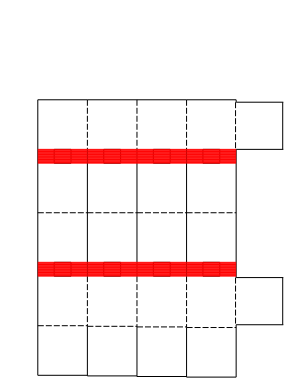

Recreate this plot in Python.
import svgwrite
from svgwrite import cm, mm

corelDrawX4Ratio = float(40)/125
ratio = corelDrawX4Ratio

side = 44.5 * ratio
num_sides = 4
num_panels = 6
thickness=0.5 * ratio

length = side*num_panels + (4*thickness)
num_cuts = 10
cut_width = 0.6 * ratio
cut_ratio = 1.0
spring_width = side*cut_ratio/2
dash_length = [6,2]

dwg = svgwrite.Drawing(filename='lower_base.svg', debug=True)
cuts = dwg.g(id='cuts', stroke='black')
scores = dwg.g(id='scores', stroke='red')
dwg.add(cuts)
dwg.add(scores)

def basic_box():
	start_x = 10
	end_x = 0
	top_cut = 0
	bottom_cut = 0
	reference_height = 3*side+thickness
	for i in range(num_sides):
		end_x = start_x + side
		(top_cut,bottom_cut) = addSide(dwg,start_x,end_x,i,reference_height)
		start_x = start_x + side
	lastSide(dwg,start_x,top_cut,bottom_cut,reference_height)
	dwg.save()

def addSide(dwg,start_x,end_x,count,reference_height):
	#All sides meet at the hinges, so we take the top hinge as the reference
	top_hinges = []
	top_hinges_bottom = 0
	top_hinges_top = reference_height
	for i in range(num_cuts):
		top_hinges_bottom = reference_height + (i*cut_width)
		top_hinges.append(top_hinges_bottom)
	top_fold = top_hinges_top - side
	mid_hinge = top_hinges_bottom + side
	bottom_hinges = []
	bottom_hinge_top = mid_hinge + side
	for i in range(num_cuts):
		bottom_hinge_bottom = bottom_hinge_top + (i*cut_width)
		bottom_hinges.append(bottom_hinge_bottom)
	bottom_fold = bottom_hinge_bottom + side + (count) * thickness
	bottom_cut = bottom_fold + side

	cuts_arr = []
	dashes_arr = []
	scores_arr = []
	extra_top_cut = 0
	extra_bottom_cut = 0
	#Add extra weight balancing flap for the first side

	cuts_arr = [top_fold,bottom_cut]
	dashes_arr += [mid_hinge,bottom_fold]
	scores_arr = top_hinges+bottom_hinges

	for y in cuts_arr:
		cuts.add(dwg.line(start=(start_x*mm,y*mm), end=(end_x*mm,y*mm)))
	for y in scores_arr:
		scores.add(dwg.line(start=(start_x*mm,y*mm), end=(end_x*mm,y*mm)))
	for y in dashes_arr:
		cuts.add(dwg.line(start=(start_x*mm,y*mm), end=(end_x*mm,y*mm))).dasharray(dash_length)

	#If this is the first side, then cut otherwise score
	if count == 0:
		cuts.add(dwg.line(start=(start_x*mm,top_fold*mm), end=(start_x*mm,bottom_cut*mm)))
	else:
		cuts.add(dwg.line(start=(start_x*mm,top_fold*mm), end=(start_x*mm,top_hinges_top*mm))).dasharray(dash_length)
		cuts.add(dwg.line(start=(start_x*mm,top_hinges_top*mm), end=(start_x*mm,bottom_hinge_bottom*mm)))
		cuts.add(dwg.line(start=(start_x*mm,bottom_hinge_bottom*mm), end=(start_x*mm,bottom_fold*mm))).dasharray(dash_length)
		cuts.add(dwg.line(start=(start_x*mm,top_fold*mm), end=(start_x*mm,top_fold*mm)))
		cuts.add(dwg.line(start=(start_x*mm,bottom_fold*mm), end=(start_x*mm,bottom_cut*mm)))

	elasticity_control_cutout_left = start_x + spring_width
	elasticity_control_cutout_right = start_x + side - spring_width

	cuts.add(dwg.line(start=(elasticity_control_cutout_left*mm,top_hinges_bottom*mm), end=(elasticity_control_cutout_right*mm,top_hinges_bottom*mm)))
	cuts.add(dwg.line(start=(elasticity_control_cutout_left*mm,top_hinges_top*mm), end=(elasticity_control_cutout_right*mm,top_hinges_top*mm)))

	cuts.add(dwg.line(start=(elasticity_control_cutout_left*mm,top_hinges_bottom*mm), end=(elasticity_control_cutout_left*mm,top_hinges_top*mm)))
	cuts.add(dwg.line(start=(elasticity_control_cutout_right*mm,top_hinges_bottom*mm), end=(elasticity_control_cutout_right*mm,top_hinges_top*mm)))

	cuts.add(dwg.line(start=(elasticity_control_cutout_left*mm,bottom_hinge_bottom*mm), end=(elasticity_control_cutout_right*mm,bottom_hinge_bottom*mm)))
	cuts.add(dwg.line(start=(elasticity_control_cutout_left*mm,bottom_hinge_top*mm), end=(elasticity_control_cutout_right*mm,bottom_hinge_top*mm)))

	cuts.add(dwg.line(start=(elasticity_control_cutout_left*mm,bottom_hinge_bottom*mm), end=(elasticity_control_cutout_left*mm,bottom_hinge_top*mm)))
	cuts.add(dwg.line(start=(elasticity_control_cutout_right*mm,bottom_hinge_bottom*mm), end=(elasticity_control_cutout_right*mm,bottom_hinge_top*mm)))


	return (top_fold,bottom_cut)


def lastSide(dwg,start_x,top_cut,bottom_cut,reference_height):
	#Add tabs
	tab_length = side - (thickness*num_sides)
	end_x = start_x + tab_length

	inner_flap_start_x = start_x - thickness
	outer_flap_start_x = start_x + thickness
	inner_flap_end_x = inner_flap_start_x + tab_length
	outer_flap_end_x = outer_flap_start_x + tab_length

	top_hinge = reference_height
	top_tab_bottom = top_hinge
	top_tab_top = top_tab_bottom - tab_length
	bottom_tab_top = top_hinge + side + side + (num_cuts*cut_width*2)
	bottom_tab_bottom = bottom_tab_top + tab_length

	arr = [top_tab_top,top_tab_bottom,bottom_tab_top,bottom_tab_bottom]
	for y in arr:
		cuts.add(dwg.line(start=(start_x*mm,y*mm), end=((end_x*mm,y*mm))))

	cuts.add(dwg.line(start=(inner_flap_end_x*mm,top_tab_top*mm), end=((inner_flap_end_x*mm,top_tab_bottom*mm))))
	cuts.add(dwg.line(start=(inner_flap_end_x*mm,bottom_tab_top*mm), end=((inner_flap_end_x*mm,bottom_tab_bottom*mm))))
	cuts.add(dwg.line(start=(inner_flap_start_x*mm,top_tab_top*mm), end=((inner_flap_start_x*mm,top_tab_bottom*mm)))).dasharray(dash_length)
	cuts.add(dwg.line(start=(inner_flap_start_x*mm,bottom_tab_top*mm), end=((inner_flap_start_x*mm,bottom_tab_bottom*mm)))).dasharray(dash_length)

	cuts.add(dwg.line(start=(start_x*mm,top_cut*mm), end=((start_x*mm,top_tab_top*mm))))
	cuts.add(dwg.line(start=(start_x*mm,bottom_cut*mm), end=((start_x*mm,bottom_tab_bottom*mm))))
	cuts.add(dwg.line(start=(start_x*mm,top_tab_bottom*mm), end=((start_x*mm,bottom_tab_top*mm))))


def addLineCut(dwg,a,b):
	pass

def addLineScore(dwg,a,b):
	pass

if __name__ == '__main__':
	basic_box()
